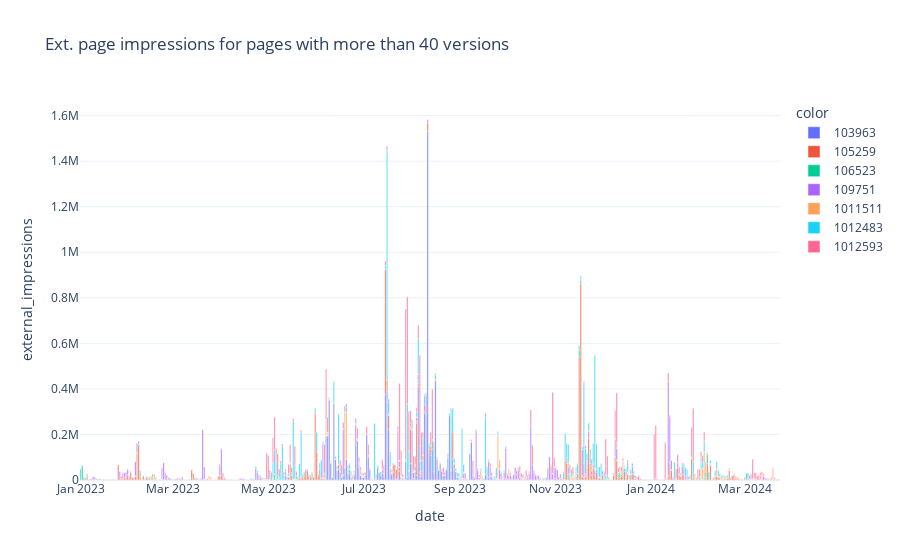

This figure's notebook cell:
### Code cell
data = df_frequent[['page_id', 'date', 'external_impressions']].groupby(['page_id', 'date'], as_index=False).sum()

px.bar(data_frame=data, x='date', y='external_impressions', 
           color=data['page_id'].astype('str'),
           title=f'Ext. page impressions for pages with more than {COUNT_THRESH} versions'

           #color_discrete_map=px.colors.qualitative.Alphabet
           #color_continuous_scale=px.colors.make_colorscale(['red', 'darkblue'])
           #color_continuous_scale=px.colors.named_colorscales('Portland')
           #template='plotly-dark'
           )

### Figure 1 — Plotly figure (JSON) as saved in the notebook; plotly's stock layout.template omitted (floating-point values rounded to 4 significant figures; data arrays with more than 128 entries replaced by an {"elided": "..."} marker saying what was removed)
{"data": [{"alignmentgroup": "True", "hovertemplate": "color=103963<br>date=%{x}<br>external_impressions=%{y}<extra></extra>", "legendgroup": "103963", "marker": {"color": "#636efa", "pattern": {"shape": ""}}, "name": "103963", "offsetgroup": "103963", "orientation": "v", "showlegend": true, "textposition": "auto", "type": "bar", "x": ["2023-06-07T00:00:00", "2023-06-08T00:00:00", "2023-06-09T00:00:00", "2023-06-10T00:00:00", "2023-06-11T00:00:00", "2023-06-12T00:00:00", "2023-06-13T00:00:00", "2023-06-14T00:00:00", "2023-06-15T00:00:00", "2023-06-16T00:00:00", "2023-06-17T00:00:00", "2023-06-18T00:00:00", "2023-06-19T00:00:00", "2023-06-20T00:00:00", "2023-06-21T00:00:00", "2023-06-22T00:00:00", "2023-06-23T00:00:00", "2023-06-24T00:00:00", "2023-06-25T00:00:00", "2023-06-26T00:00:00", "2023-06-27T00:00:00", "2023-06-28T00:00:00", "2023-06-29T00:00:00", "2023-06-30T00:00:00", "2023-07-01T00:00:00", "2023-07-02T00:00:00", "2023-07-03T00:00:00", "2023-07-04T00:00:00", "2023-07-05T00:00:00", "2023-07-06T00:00:00", "2023-07-07T00:00:00", "2023-07-08T00:00:00", "2023-07-09T00:00:00", "2023-07-10T00:00:00", "2023-07-11T00:00:00", "2023-07-12T00:00:00", "2023-07-13T00:00:00", "2023-07-14T00:00:00", "2023-07-15T00:00:00", "2023-07-16T00:00:00", "2023-07-17T00:00:00", "2023-07-18T00:00:00", "2023-07-19T00:00:00", "2023-07-20T00:00:00", "2023-07-21T00:00:00", "2023-07-22T00:00:00", "2023-07-23T00:00:00", "2023-07-24T00:00:00", "2023-07-25T00:00:00", "2023-07-26T00:00:00", "2023-07-27T00:00:00", "2023-07-28T00:00:00", "2023-07-29T00:00:00", "2023-07-30T00:00:00", "2023-07-31T00:00:00", "2023-08-01T00:00:00", "2023-08-02T00:00:00", "2023-08-03T00:00:00", "2023-08-04T00:00:00", "2023-08-05T00:00:00", "2023-08-06T00:00:00", "2023-08-07T00:00:00", "2023-08-08T00:00:00", "2023-08-09T00:00:00", "2023-08-10T00:00:00", "2023-08-11T00:00:00", "2023-08-12T00:00:00", "2023-08-13T00:00:00", "2023-08-14T00:00:00", "2023-08-15T00:00:00", "2023-08-16T00:00:00", "2023-08-17T00:00:00", "2023-08-18T00:00:00", "2023-08-19T00:00:00", "2023-08-20T00:00:00", "2023-08-21T00:00:00", "2023-08-22T00:00:00", "2023-08-23T00:00:00", "2023-08-24T00:00:00", "2023-08-25T00:00:00", "2023-08-26T00:00:00", "2023-08-27T00:00:00", "2023-08-28T00:00:00", "2023-08-29T00:00:00", "2023-08-30T00:00:00", "2023-08-31T00:00:00", "2023-09-01T00:00:00", "2023-09-02T00:00:00", "2023-09-03T00:00:00", "2023-09-04T00:00:00", "2023-09-05T00:00:00", "2023-09-06T00:00:00", "2023-09-07T00:00:00", "2023-09-08T00:00:00", "2023-09-09T00:00:00", "2023-09-10T00:00:00", "2023-09-11T00:00:00", "2023-09-12T00:00:00", "2023-09-13T00:00:00", "2023-09-14T00:00:00", "2023-09-15T00:00:00", "2023-09-16T00:00:00", "2023-09-17T00:00:00", "2023-09-18T00:00:00", "2023-09-19T00:00:00", "2023-09-20T00:00:00", "2023-09-21T00:00:00", "2023-09-22T00:00:00", "2023-09-23T00:00:00", "2023-09-25T00:00:00", "2023-09-26T00:00:00", "2023-09-27T00:00:00", "2023-09-28T00:00:00", "2023-09-29T00:00:00"], "xaxis": "x", "y": [185908, 195042, 349974, 72060, 9872, 336354, 89924, 41516, 47320, 33980, 12723, 20568, 53364, 90210, 22773, 27696, 14304, 3128, 23004, 154131, 171605, 56724, 21141, 11637, 11445, 19524, 199536, 101001, 45458, 3702, 1371, 369, 5160, 53384, 33874, 22233, 31149, 14418, 377343, 388388, 223419, 29472, 23578, 35316, 6927, 3205, 9388, 39790, 4685, 4623, 1694, 81189, 11982, 39867, 71796, 33340, 795, 36327, 19798, 410612, 17788, 14416, 84688, 292650, 294730, 1531255, 117924, 107512, 135384, 31340, 436450, 89672, 42848, 71124, 37558, 18140, 19593, 44724, 95170, 282276, 37340, 93216, 48438, 35793, 11405, 5001, 4548, 912, 3965, 2514, 1336, 1332, 115500, 167196, 18994, 9105, 351, 407, 122, 642, 218, 309, 23802, 15202, 10516, 16068, 13884, 4041, 180, 106, 842, 600, 1418, 486], "yaxis": "y"}, {"alignmentgroup": "True", "hovertemplate": "color=105259<br>date=%{x}<br>external_impressions=%{y}<extra></extra>", "legendgroup": "105259", "marker": {"color": "#EF553B", "pattern": {"shape": ""}}, "name": "105259", "offsetgroup": "105259", "orientation": "v", "showlegend": true, "textposition": "auto", "type": "bar", "x": {"elided": "299 str values"}, "xaxis": "x", "y": {"elided": "299 int values"}, "yaxis": "y"}, {"alignmentgroup": "True", "hovertemplate": "color=106523<br>date=%{x}<br>external_impressions=%{y}<extra></extra>", "legendgroup": "106523", "marker": {"color": "#00cc96", "pattern": {"shape": ""}}, "name": "106523", "offsetgroup": "106523", "orientation": "v", "showlegend": true, "textposition": "auto", "type": "bar", "x": {"elided": "139 str values"}, "xaxis": "x", "y": {"elided": "139 int values"}, "yaxis": "y"}, {"alignmentgroup": "True", "hovertemplate": "color=109751<br>date=%{x}<br>external_impressions=%{y}<extra></extra>", "legendgroup": "109751", "marker": {"color": "#ab63fa", "pattern": {"shape": ""}}, "name": "109751", "offsetgroup": "109751", "orientation": "v", "showlegend": true, "textposition": "auto", "type": "bar", "x": {"elided": "284 str values"}, "xaxis": "x", "y": {"elided": "284 int values"}, "yaxis": "y"}, {"alignmentgroup": "True", "hovertemplate": "color=1011511<br>date=%{x}<br>external_impressions=%{y}<extra></extra>", "legendgroup": "1011511", "marker": {"color": "#FFA15A", "pattern": {"shape": ""}}, "name": "1011511", "offsetgroup": "1011511", "orientation": "v", "showlegend": true, "textposition": "auto", "type": "bar", "x": {"elided": "210 str values"}, "xaxis": "x", "y": {"elided": "210 int values"}, "yaxis": "y"}, {"alignmentgroup": "True", "hovertemplate": "color=1012483<br>date=%{x}<br>external_impressions=%{y}<extra></extra>", "legendgroup": "1012483", "marker": {"color": "#19d3f3", "pattern": {"shape": ""}}, "name": "1012483", "offsetgroup": "1012483", "orientation": "v", "showlegend": true, "textposition": "auto", "type": "bar", "x": {"elided": "251 str values"}, "xaxis": "x", "y": {"elided": "251 int values"}, "yaxis": "y"}, {"alignmentgroup": "True", "hovertemplate": "color=1012593<br>date=%{x}<br>external_impressions=%{y}<extra></extra>", "legendgroup": "1012593", "marker": {"color": "#FF6692", "pattern": {"shape": ""}}, "name": "1012593", "offsetgroup": "1012593", "orientation": "v", "showlegend": true, "textposition": "auto", "type": "bar", "x": {"elided": "240 str values"}, "xaxis": "x", "y": {"elided": "240 int values"}, "yaxis": "y"}], "layout": {"barmode": "relative", "legend": {"title": {"text": "color"}, "tracegroupgap": 0}, "title": {"text": "Ext. page impressions for pages with more than 40 versions"}, "xaxis": {"anchor": "y", "domain": [0, 1], "title": {"text": "date"}}, "yaxis": {"anchor": "x", "domain": [0, 1], "title": {"text": "external_impressions"}}}}
